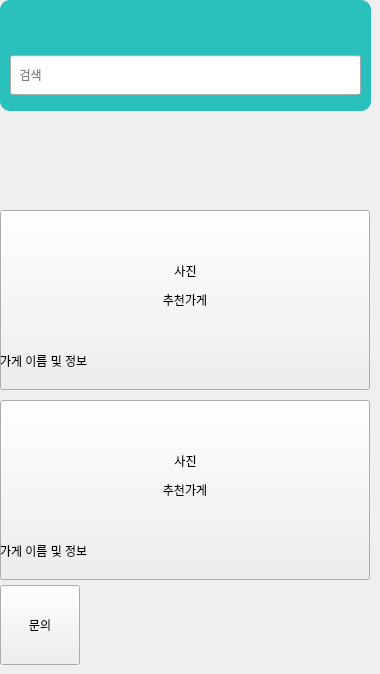
   <widget class="QWidget" name="page_6">
    <widget class="QLabel" name="lb_Address">
     <property name="geometry">
      <rect>
       <x>5</x>
       <y>5</y>
       <width>151</width>
       <height>41</height>
      </rect>
     </property>
     <property name="font">
      <font>
       <pointsize>10</pointsize>
       <bold>true</bold>
      </font>
     </property>
     <property name="styleSheet">
      <string notr="true">border-image: url(:/Image/Address.png);</string>
     </property>
     <property name="text">
      <string/>
     </property>
    </widget>
    <widget class="QPushButton" name="Btn_Alarm">
     <property name="geometry">
      <rect>
       <x>265</x>
       <y>0</y>
       <width>50</width>
       <height>50</height>
      </rect>
     </property>
     <property name="text">
      <string/>
     </property>
     <property name="icon">
      <iconset resource="Resource.qrc">
       <normaloff>:/Image/Alarm.png</normaloff>:/Image/Alarm.png</iconset>
     </property>
     <property name="iconSize">
      <size>
       <width>50</width>
       <height>50</height>
      </size>
     </property>
     <property name="flat">
      <bool>true</bool>
     </property>
    </widget>
    <widget class="QPushButton" name="Btn_Bascket">
     <property name="geometry">
      <rect>
       <x>320</x>
       <y>0</y>
       <width>50</width>
       <height>50</height>
      </rect>
     </property>
     <property name="text">
      <string/>
     </property>
     <property name="icon">
      <iconset>
       <normaloff>Image/Baskcet_2.png</normaloff>Image/Baskcet_2.png</iconset>
     </property>
     <property name="iconSize">
      <size>
       <width>50</width>
       <height>50</height>
      </size>
     </property>
     <property name="flat">
      <bool>true</bool>
     </property>
    </widget>
    <widget class="QLineEdit" name="Search_Edit">
     <property name="geometry">
      <rect>
       <x>10</x>
       <y>55</y>
       <width>351</width>
       <height>40</height>
      </rect>
     </property>
     <property name="placeholderText">
      <string>  검색</string>
     </property>
    </widget>
    <widget class="QPushButton" name="Btn_Pizza">
     <property name="geometry">
      <rect>
       <x>0</x>
       <y>120</y>
       <width>80</width>
       <height>80</height>
      </rect>
     </property>
     <property name="text">
      <string/>
     </property>
     <property name="icon">
      <iconset resource="Resource.qrc">
       <normaloff>:/Image/Pizza.png</normaloff>:/Image/Pizza.png</iconset>
     </property>
     <property name="iconSize">
      <size>
       <width>75</width>
       <height>75</height>
      </size>
     </property>
     <property name="flat">
      <bool>true</bool>
     </property>
    </widget>
    <widget class="QPushButton" name="Btn_Chicken">
     <property name="geometry">
      <rect>
       <x>95</x>
       <y>120</y>
       <width>80</width>
       <height>80</height>
      </rect>
     </property>
     <property name="text">
      <string/>
     </property>
     <property name="icon">
      <iconset resource="Resource.qrc">
       <normaloff>:/Image/Chicken.png</normaloff>:/Image/Chicken.png</iconset>
     </property>
     <property name="iconSize">
      <size>
       <width>75</width>
       <height>75</height>
      </size>
     </property>
     <property name="flat">
      <bool>true</bool>
     </property>
    </widget>
    <widget class="QPushButton" name="Btn_Burger">
     <property name="geometry">
      <rect>
       <x>195</x>
       <y>120</y>
       <width>80</width>
       <height>80</height>
      </rect>
     </property>
     <property name="text">
      <string/>
     </property>
     <property name="icon">
      <iconset resource="Resource.qrc">
       <normaloff>:/Image/Burger.png</normaloff>:/Image/Burger.png</iconset>
     </property>
     <property name="iconSize">
      <size>
       <width>75</width>
       <height>75</height>
      </size>
     </property>
     <property name="flat">
      <bool>true</bool>
     </property>
    </widget>
    <widget class="QPushButton" name="Btn_Meat">
     <property name="geometry">
      <rect>
       <x>290</x>
       <y>120</y>
       <width>80</width>
       <height>80</height>
      </rect>
     </property>
     <property name="text">
      <string/>
     </property>
     <property name="icon">
      <iconset resource="Resource.qrc">
       <normaloff>:/Image/Meat.png</normaloff>:/Image/Meat.png</iconset>
     </property>
     <property name="iconSize">
      <size>
       <width>75</width>
       <height>75</height>
      </size>
     </property>
     <property name="flat">
      <bool>true</bool>
     </property>
    </widget>
    <widget class="QPushButton" name="Btn_Marcket1">
     <property name="geometry">
      <rect>
       <x>0</x>
       <y>210</y>
       <width>370</width>
       <height>180</height>
      </rect>
     </property>
     <property name="text">
      <string>추천가게</string>
     </property>
     <property name="flat">
      <bool>false</bool>
     </property>
    </widget>
    <widget class="QPushButton" name="Btn_Marcket2">
     <property name="geometry">
      <rect>
       <x>0</x>
       <y>400</y>
       <width>370</width>
       <height>180</height>
      </rect>
     </property>
     <property name="text">
      <string>추천가게</string>
     </property>
     <property name="flat">
      <bool>false</bool>
     </property>
    </widget>
    <widget class="QPushButton" name="Btn_Heart">
     <property name="geometry">
      <rect>
       <x>95</x>
       <y>585</y>
       <width>80</width>
       <height>80</height>
      </rect>
     </property>
     <property name="styleSheet">
      <string notr="true">border-image: url(:/Image/heart.png);</string>
     </property>
     <property name="text">
      <string/>
     </property>
     <property name="flat">
      <bool>true</bool>
     </property>
    </widget>
    <widget class="QPushButton" name="Btn_Profile">
     <property name="geometry">
      <rect>
       <x>290</x>
       <y>585</y>
       <width>80</width>
       <height>80</height>
      </rect>
     </property>
     <property name="styleSheet">
      <string notr="true">border-image: url(:/Image/profile.png);</string>
     </property>
     <property name="text">
      <string/>
     </property>
     <property name="flat">
      <bool>true</bool>
     </property>
    </widget>
    <widget class="QPushButton" name="Btn_Inquire">
     <property name="geometry">
      <rect>
       <x>0</x>
       <y>585</y>
       <width>80</width>
       <height>80</height>
      </rect>
     </property>
     <property name="text">
      <string>문의</string>
     </property>
    </widget>
    <widget class="QPushButton" name="Btn_List">
     <property name="geometry">
      <rect>
       <x>195</x>
       <y>585</y>
       <width>80</width>
       <height>80</height>
      </rect>
     </property>
     <property name="styleSheet">
      <string notr="true">border-image: url(:/Image/order.png);</string>
     </property>
     <property name="text">
      <string/>
     </property>
     <property name="flat">
      <bool>true</bool>
     </property>
    </widget>
    <widget class="QLabel" name="lb_Photo_Marcket1">
     <property name="geometry">
      <rect>
       <x>0</x>
       <y>210</y>
       <width>371</width>
       <height>121</height>
      </rect>
     </property>
     <property name="text">
      <string>사진</string>
     </property>
     <property name="alignment">
      <set>Qt::AlignCenter</set>
     </property>
    </widget>
    <widget class="QLabel" name="lb_Photo_Marcket2">
     <property name="geometry">
      <rect>
       <x>0</x>
       <y>400</y>
       <width>371</width>
       <height>121</height>
      </rect>
     </property>
     <property name="text">
      <string>사진</string>
     </property>
     <property name="alignment">
      <set>Qt::AlignCenter</set>
     </property>
    </widget>
    <widget class="QLabel" name="lb_Marcket_Info2">
     <property name="geometry">
      <rect>
       <x>0</x>
       <y>525</y>
       <width>371</width>
       <height>51</height>
      </rect>
     </property>
     <property name="text">
      <string>가게 이름 및 정보</string>
     </property>
    </widget>
    <widget class="QLabel" name="lb_Marcket_Info1">
     <property name="geometry">
      <rect>
       <x>0</x>
       <y>335</y>
       <width>371</width>
       <height>51</height>
      </rect>
     </property>
     <property name="text">
      <string>가게 이름 및 정보</string>
     </property>
    </widget>
    <widget class="QLabel" name="label">
     <property name="geometry">
      <rect>
       <x>0</x>
       <y>0</y>
       <width>371</width>
       <height>111</height>
      </rect>
     </property>
     <property name="styleSheet">
      <string notr="true">background-color: rgb(42, 193, 188);
border-radius:10px;
</string>
     </property>
     <property name="text">
      <string/>
     </property>
    </widget>
    <zorder>label</zorder>
    <zorder>lb_Address</zorder>
    <zorder>Btn_Alarm</zorder>
    <zorder>Search_Edit</zorder>
    <zorder>Btn_Pizza</zorder>
    <zorder>Btn_Chicken</zorder>
    <zorder>Btn_Burger</zorder>
    <zorder>Btn_Meat</zorder>
    <zorder>Btn_Marcket1</zorder>
    <zorder>Btn_Marcket2</zorder>
    <zorder>Btn_Heart</zorder>
    <zorder>Btn_Profile</zorder>
    <zorder>Btn_Inquire</zorder>
    <zorder>Btn_List</zorder>
    <zorder>lb_Photo_Marcket1</zorder>
    <zorder>lb_Photo_Marcket2</zorder>
    <zorder>lb_Marcket_Info2</zorder>
    <zorder>lb_Marcket_Info1</zorder>
    <zorder>Btn_Bascket</zorder>
   </widget>
